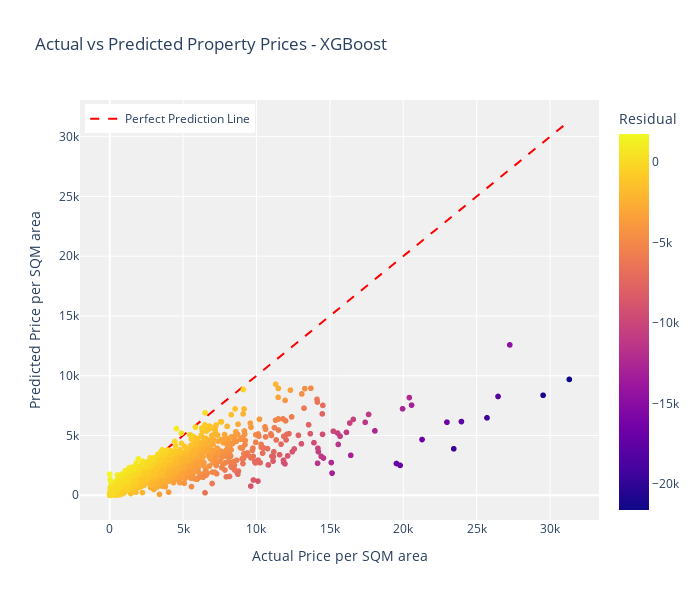

The cell this chart's notebook holds for it:
### Code cell
import plotly.express as px
import plotly.graph_objects as go
import numpy as np
import pandas as pd

# Reverse log transformation
actual_prices = np.expm1(y_test)
predicted_prices = np.expm1(y_pred)

# Residuals in original scale
residuals = predicted_prices - actual_prices

# Create DataFrame
results_df = pd.DataFrame({
    'Actual': actual_prices,
    'Predicted': predicted_prices,
    'Residual': residuals
})

# Scatter plot on original scale
fig = px.scatter(
    results_df,
    x='Actual',
    y='Predicted',
    color='Residual',
    color_continuous_scale='plasma',
    title='Actual vs Predicted Property Prices - XGBoost',
    labels={'Actual': 'Actual Price per SQM area', 'Predicted': 'Predicted Price per SQM area'}
)

# Add perfect prediction line
min_val = results_df[['Actual', 'Predicted']].min().min()
max_val = results_df[['Actual', 'Predicted']].max().max()
fig.add_trace(go.Scatter(
    x=[min_val, max_val],
    y=[min_val, max_val],
    mode='lines',
    name='Perfect Prediction Line',
    line=dict(color='red', dash='dash')
))

# Layout adjustments
fig.update_layout(
    width=700,
    height=600,
    plot_bgcolor='rgba(240, 240, 240, 1)',
    paper_bgcolor='white',
    legend=dict(yanchor="top", y=0.99, xanchor="left", x=0.01)
)

fig.show()

### Figure 1 — Plotly figure (JSON) as saved in the notebook; plotly's stock layout.template omitted (floating-point values rounded to 4 significant figures; data arrays with more than 128 entries replaced by an {"elided": "..."} marker saying what was removed)
{"data": [{"hovertemplate": "Actual Price per SQM area=%{x}<br>Predicted Price per SQM area=%{y}<br>Residual=%{marker.color}<extra></extra>", "legendgroup": "", "marker": {"color": {"elided": "21139 float values"}, "coloraxis": "coloraxis", "symbol": "circle"}, "mode": "markers", "name": "", "showlegend": false, "type": "scattergl", "x": {"elided": "21139 float values"}, "xaxis": "x", "y": {"elided": "21139 float values"}, "yaxis": "y"}, {"line": {"color": "red", "dash": "dash"}, "mode": "lines", "name": "Perfect Prediction Line", "type": "scatter", "x": [-0.02588, 31310.0], "y": [-0.02588, 31310.0]}], "layout": {"coloraxis": {"colorbar": {"title": {"text": "Residual"}}, "colorscale": [[0, "#0d0887"], [0.1111, "#46039f"], [0.2222, "#7201a8"], [0.3333, "#9c179e"], [0.4444, "#bd3786"], [0.5556, "#d8576b"], [0.6667, "#ed7953"], [0.7778, "#fb9f3a"], [0.8889, "#fdca26"], [1, "#f0f921"]]}, "height": 600, "legend": {"tracegroupgap": 0, "x": 0.01, "xanchor": "left", "y": 0.99, "yanchor": "top"}, "paper_bgcolor": "white", "plot_bgcolor": "rgba(240, 240, 240, 1)", "title": {"text": "Actual vs Predicted Property Prices - XGBoost"}, "width": 700, "xaxis": {"anchor": "y", "domain": [0, 1], "title": {"text": "Actual Price per SQM area"}}, "yaxis": {"anchor": "x", "domain": [0, 1], "title": {"text": "Predicted Price per SQM area"}}}}
